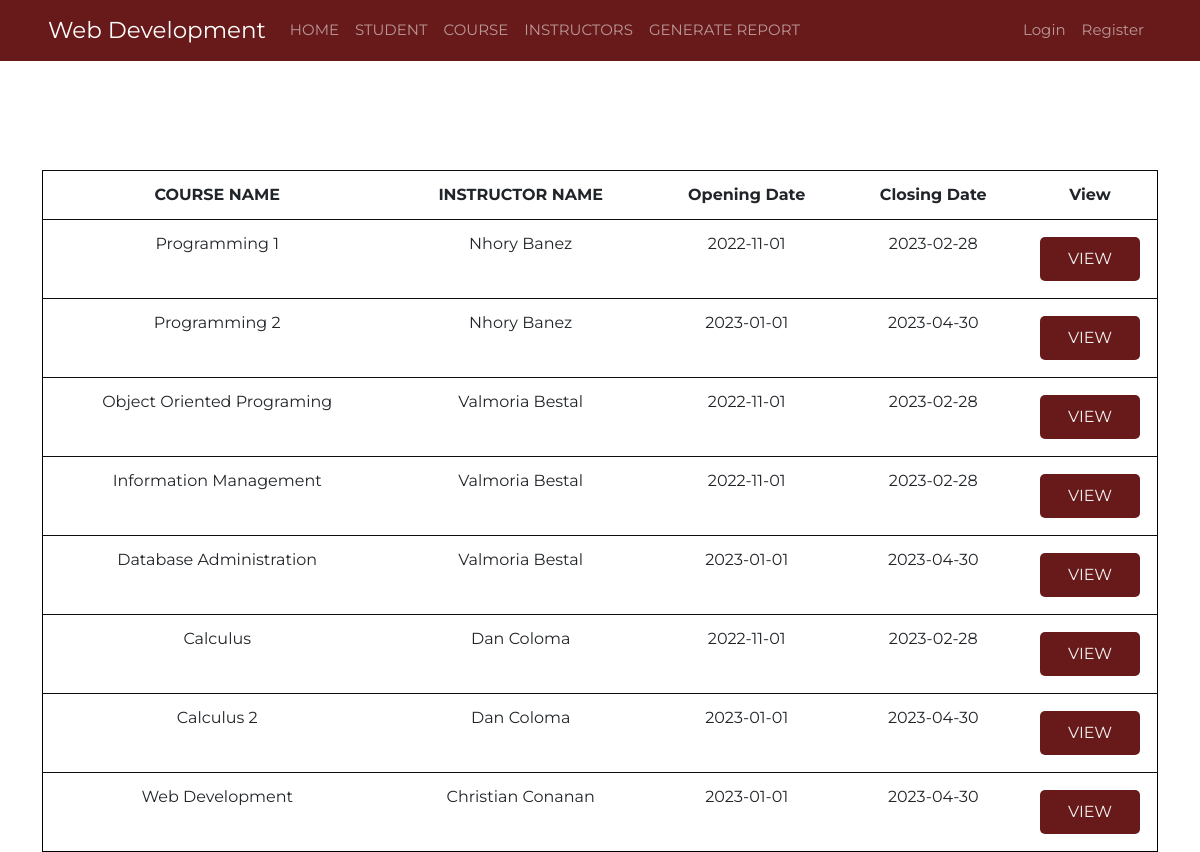
Page /student/courses.php on the earlier database version.
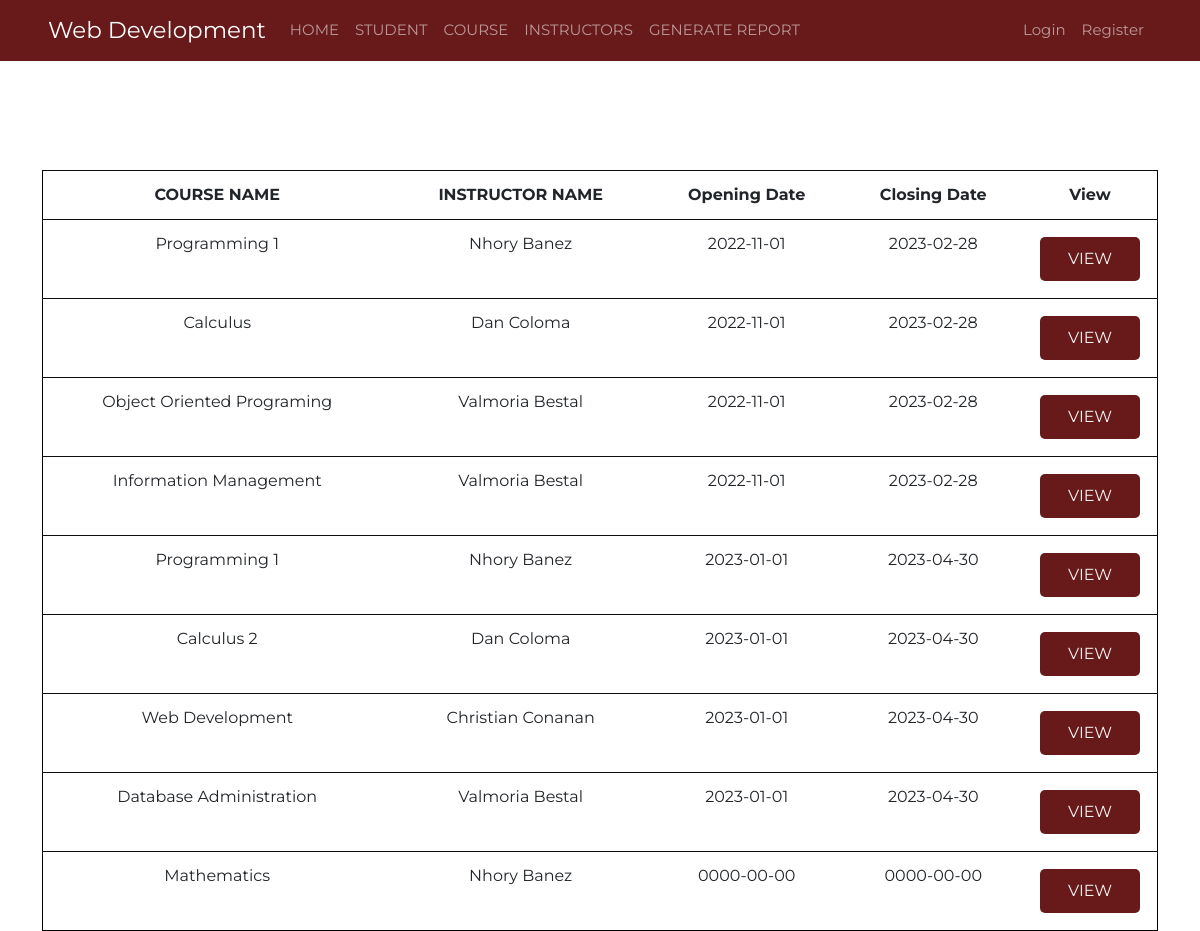
Same page on the later database version.
### tables this page shows
CREATE TABLE `registration_course` (
  `course_reg_id` int(11) NOT NULL,
  `course_id` int(11) DEFAULT NULL,
  `instructor_id` int(11) DEFAULT NULL,
  `opening_date` date DEFAULT NULL,
  `closing_date` date DEFAULT NULL,
  `implementation_nr` int(11) DEFAULT NULL
);

CREATE TABLE `course` (
  `course_id` int(11) NOT NULL,
  `course_title` varchar(30) NOT NULL,
  `number_of_days` int(11) NOT NULL DEFAULT 1,
  `mtap_course` varchar(200) DEFAULT NULL,
  `pre_requisite_course` int(11) DEFAULT NULL,
  `implementation` varchar(200) DEFAULT NULL,
  `year_certified` int(4) NOT NULL
);

CREATE TABLE `account_details` (
  `account_id` int(11) NOT NULL,
  `username` varchar(50) NOT NULL,
  `password` varchar(50) NOT NULL,
  `user_type` varchar(10) NOT NULL,
  `lastname` varchar(50) NOT NULL,
  `firstname` varchar(50) NOT NULL,
  `middlename` varchar(50) NOT NULL,
  `suffix` varchar(10) NOT NULL
);

### student/courses.php (the view, shortened to what this page needs)
<!DOCTYPE html>
<html lang="en">
<head>
    <link href="https://cdn.jsdelivr.net/npm/bootstrap@5.2.3/dist/css/bootstrap.min.css" rel="stylesheet">
</head>
<body>
<?php include '../templates/navigation.php'; ?>
<div class="container">
<?php
require("../templates/connection.php");
$students = mysqli_query($conn, "SELECT
c.course_title,
a.firstname,
a.lastname,
r.opening_date,
r.closing_date,
r.course_reg_id
FROM
registration_course r
JOIN
pool_instructor_details p ON p.instructor_id = r.instructor_id
JOIN
course c ON c.course_id = r.course_id
JOIN
account_details a ON a.account_id = p.account_id;
");
echo "
<table>
<tr>
<th>COURSE NAME</th>
<th>INSTRUCTOR NAME</th>
<th>Opening Date</th>
<th>Closing Date</th>
<th>View</th>
</tr>";
while($row = mysqli_fetch_assoc($students)){
  $cname = $row['course_title'];
  $fname = $row["firstname"];
  $lname = $row["lastname"];
  $opening = $row["opening_date"];
  $closing = $row["closing_date"];
  echo "<tr>";
  echo "<td>$cname</td>";
  echo "<td>$fname $lname</td>";
  echo "<td>$opening</td>";
  echo "<td>$closing</td>";
    echo "<td>
    <div class=container1>
    <div class=deleter>
    <a class=click href='course-registration-details.php?id={$row["course_reg_id"]}'>VIEW</a>
    </div>
    </div>
    </td>";
    echo "</tr>";
    echo "<br>";
}
?>
</div>
</head>
</body>

Differences in the rows shown:
shown differently, row unchanged: registration_course "Calculus": moves up the list
changed registration_course (number 5 of 9 on the later page): course.course_title "Programming 2" → "Programming 1"; moves down the list
shown differently, row unchanged: registration_course "Database Administration": moves down the list
added registration_course: course.course_title "Mathematics", account_details.firstname "Nhory", account_details.lastname "Banez", opening_date "0000-00-00", closing_date "0000-00-00"
